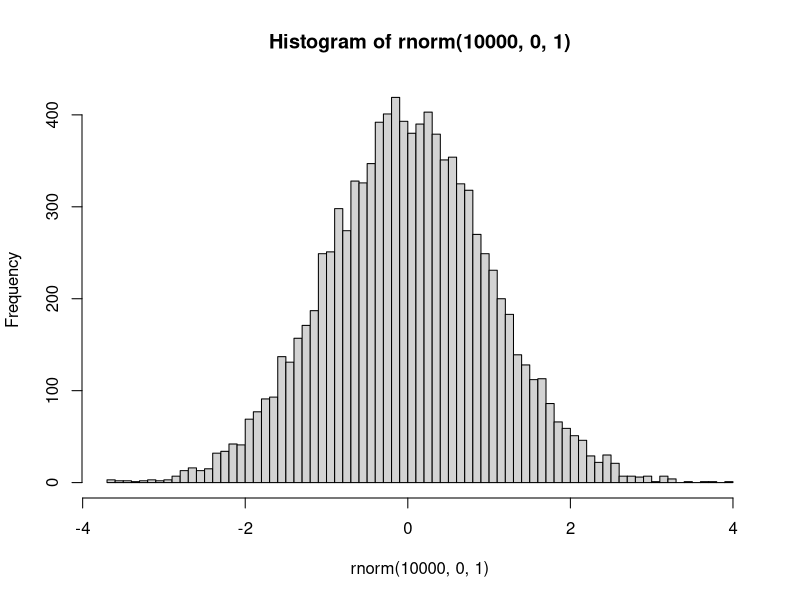
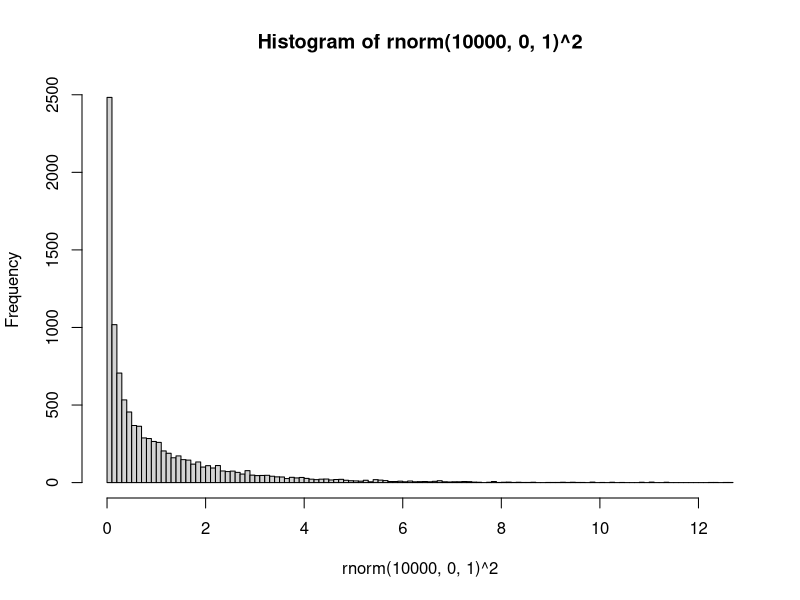
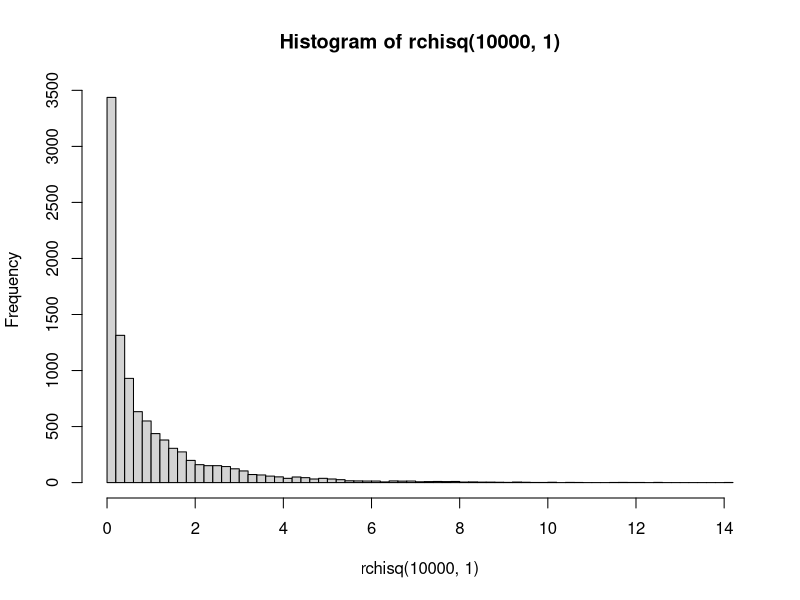
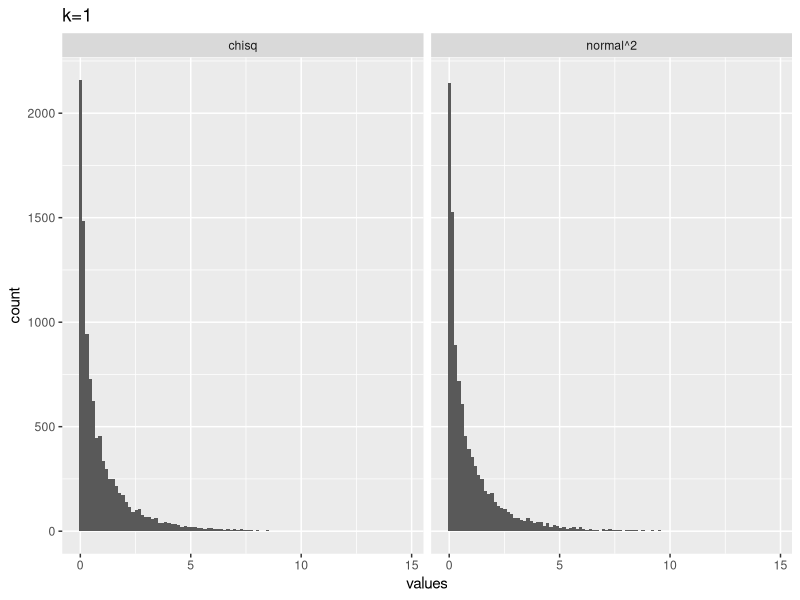
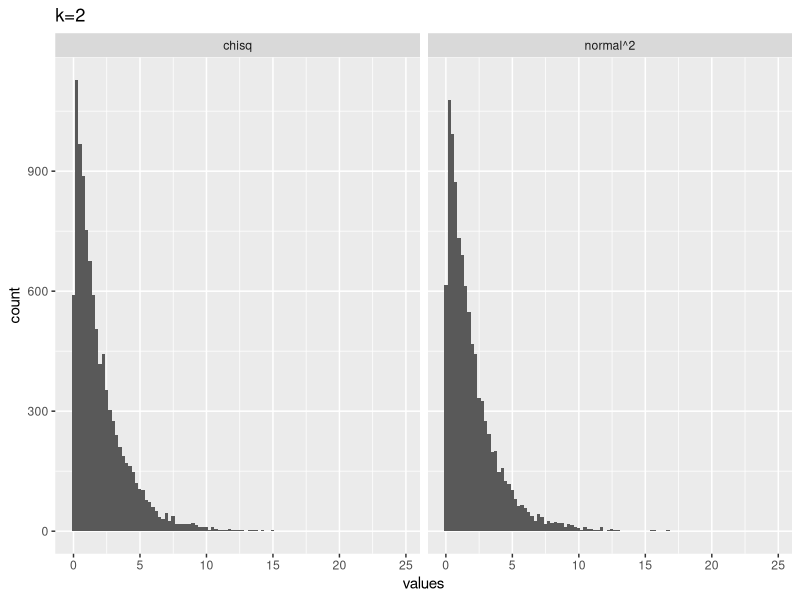
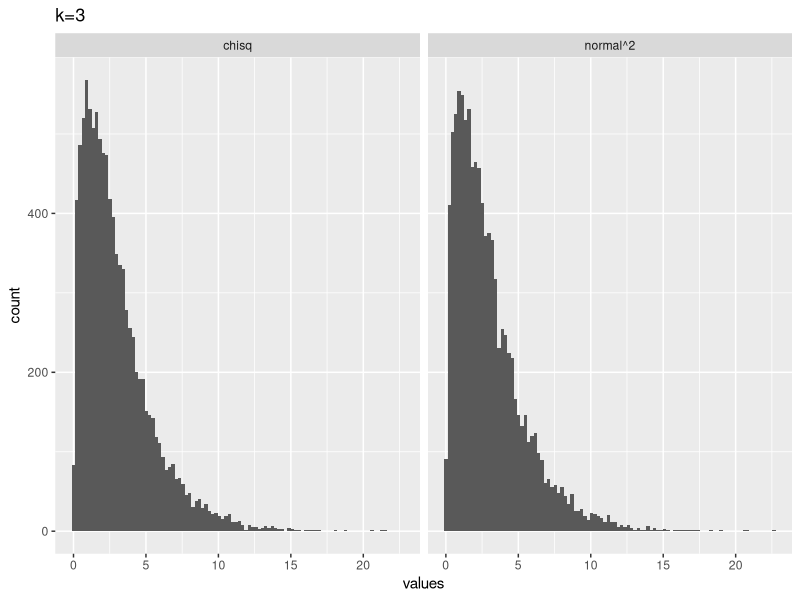
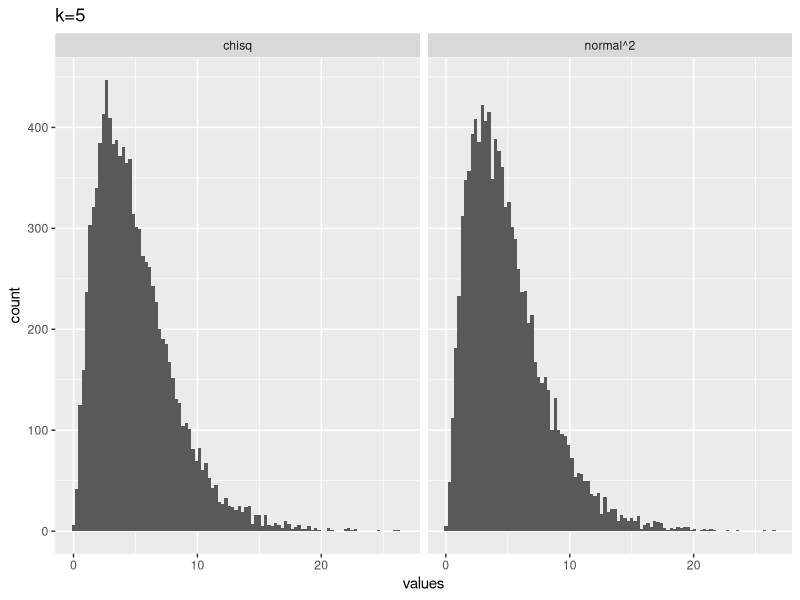
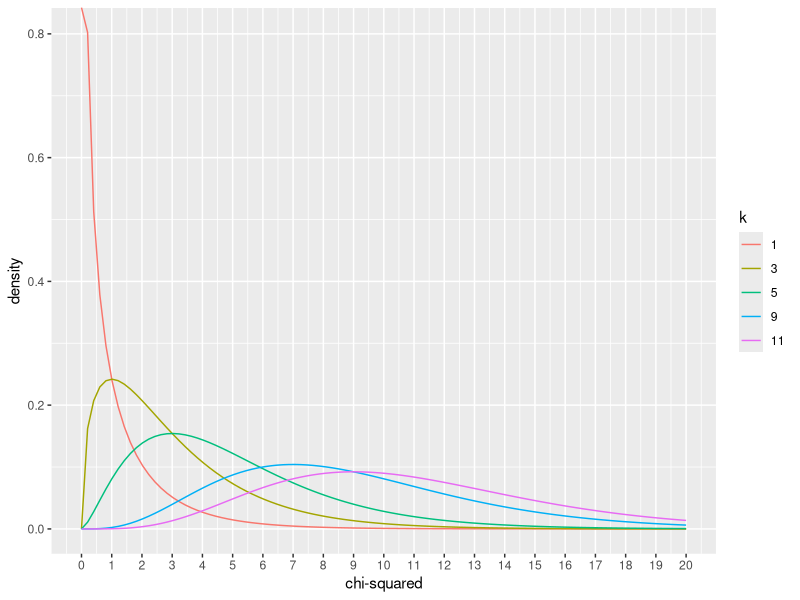

Generate these figures, in order, with R:
## ---- chunk 1
knitr::opts_chunk$set(
  collapse = TRUE,
  comment = "#>",
  message = FALSE,
  warning = FALSE
)
## ---- chunk 2
?chisq.test
## ---- chunk 3
my_vals <- c(20,30)
(xsq <- chisq.test(my_vals))

xsq$statistic
xsq$observed
xsq$expected
xsq$residuals


sum(((xsq$observed - xsq$expected)^2) / xsq$expected)

## ---- chunk 4
my_vals <- c(20,30)
chisq.test(my_vals, p = c(.25,.75))
## ---- chunk 5
my_vals <- c(20,30,10,10,30,30)
chisq.test(my_vals)
## ---- chunk 6
M <- as.table(rbind(c(762, 327, 468), c(484, 239, 477)))
dimnames(M) <- list(gender = c("F", "M"),
                    party = c("Democrat","Independent", "Republican"))
(Xsq <- chisq.test(M))  # Prints test summary
Xsq$observed   # observed counts (same as M)
Xsq$expected   # expected counts under the null
Xsq$residuals  # Pearson residuals
Xsq$stdres     # standardized residuals
Xsq$p.value
Xsq$statistic
## ---- chunk 7
coin_toss <- data.frame(outcome = c("H","T"),
                        O = c(23,27),
                        E = c(25,25))
knitr::kable(coin_toss)
## ---- chunk 8
library(dplyr)

coin_toss <- coin_toss %>%
  mutate(d = O - E) %>%
  mutate(d_sq = d^2) %>%
  mutate(div = d_sq/E )

knitr::kable(coin_toss)

# compute chi-square
sum(coin_toss$div)

# compute chi-square 
O <- c(23,27)
E <- c(25,25)
sum(((O-E)^2)/E)

# compute chi-square
chisq.test(x=c(23,27))

## ---- chunk 9
chisq.test(x=c(47,3))
## ---- chunk 10
# normal histogram
hist(rnorm(10000,0,1), breaks = 100)

# chi-squared with k = 1
hist(rnorm(10000,0,1)^2, breaks = 100)
## ---- chunk 11
hist(rchisq(10000,1), breaks=100)
## ---- chunk 12
# k = 1
from_normal <- replicate(10000, rnorm(1,0,1)^2)
from_chisq  <- rchisq(10000,1)
plot_df <- data.frame(values = c(from_normal,
                                 from_chisq),
                      source = c("normal^2","chisq"))

library(ggplot2)
ggplot(plot_df, aes(x=values))+
  geom_histogram(bins=100)+
  ggtitle("k=1")+
  facet_wrap(~source)
## ---- chunk 13
# k = 2
from_normal <- replicate(10000, sum(rnorm(2,0,1)^2))
from_chisq  <- rchisq(10000,2)
plot_df <- data.frame(values = c(from_normal,
                                 from_chisq),
                      source = c("normal^2","chisq"))

library(ggplot2)
ggplot(plot_df, aes(x=values))+
  geom_histogram(bins=100)+
  ggtitle("k=2")+
  facet_wrap(~source)
## ---- chunk 14
# k = 3
from_normal <- replicate(10000, sum(rnorm(3,0,1)^2))
from_chisq  <- rchisq(10000,3)
plot_df <- data.frame(values = c(from_normal,
                                 from_chisq),
                      source = c("normal^2","chisq"))

library(ggplot2)
ggplot(plot_df, aes(x=values))+
  geom_histogram(bins=100)+
  ggtitle("k=3")+
  facet_wrap(~source)
## ---- chunk 15
# k = 5
from_normal <- replicate(10000, sum(rnorm(5,0,1)^2))
from_chisq  <- rchisq(10000,5)
plot_df <- data.frame(values = c(from_normal,
                                 from_chisq),
                      source = c("normal^2","chisq"))

library(ggplot2)
ggplot(plot_df, aes(x=values))+
  geom_histogram(bins=100)+
  ggtitle("k=5")+
  facet_wrap(~source)
## ---- chunk 16

plot_df <- data.frame(values = c(dchisq(x=seq(0,20,length.out = 100), df=1),
                                 dchisq(x=seq(0,20,length.out = 100), df=3),
                                 dchisq(x=seq(0,20,length.out = 100), df=5),
                                 dchisq(x=seq(0,20,length.out = 100), df=9),
                                 dchisq(x=seq(0,20,length.out = 100), df=11)
                                 ),
                      x = rep(seq(0,20,length.out = 100),5),
                      k = as.factor(rep(c(1,3,5,9,11), each = 100))
                      )

ggplot(plot_df, aes(x = x, y=values, color=k, group=k))+
  geom_line()+
  ylab("density")+
  xlab("chi-squared")+
  scale_x_continuous(breaks=0:20)

## ---- chunk 17
a<- replicate(10000,sum(rnorm(5,0,1)^2))
hist(a)

## ---- chunk 18
mean(rnorm(10000,0,1))
## ---- chunk 19
mean(rnorm(10000,0,1)^2)
## ---- chunk 20
mean(rchisq(10000,10))
## ---- chunk 21
# flip a coin 10 times
hist(rbinom(10000,10,.5), breaks=seq(0,10,1))

# flip a coin 100 times
hist(rbinom(10000,100,.5), breaks=seq(20,80,1))
## ---- chunk 22
pbinom(2,10,.5, lower.tail = TRUE)*2
## ---- chunk 23
chisq.test(c(2,8))
## ---- chunk 24
pbinom(40,100,.5, lower.tail = TRUE)*2
chisq.test(c(40,60))
## ---- chunk 25
pbinom(450,1000,.5, lower.tail = TRUE)*2
chisq.test(c(450,550))
## ---- chunk 26
pbinom(4900,10000,.5, lower.tail = TRUE)*2
chisq.test(c(4900,5100))
